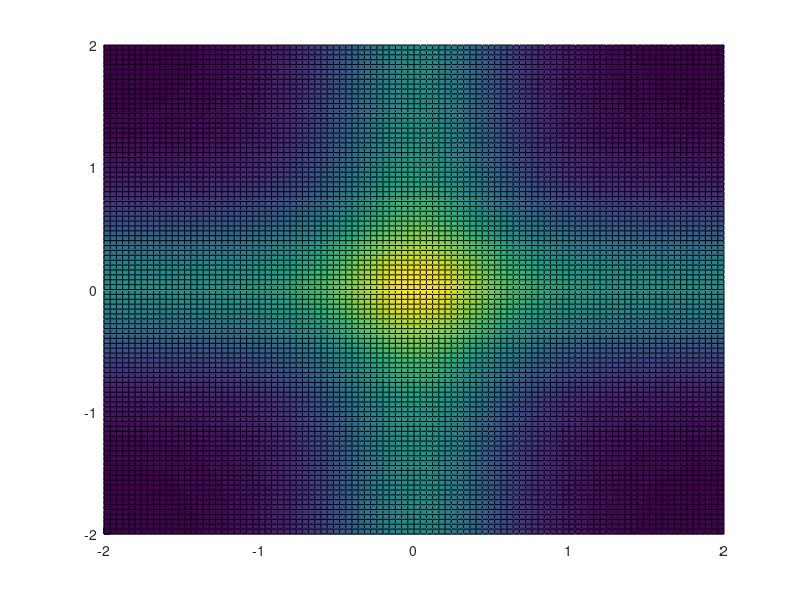

Recreate this plot in MATLAB. (Note: this script raises an error after producing the figure.)
% Determines the equivocation and mutual information on a transmission as a
% function of location

%   Works bit-by-bit rather than symbol-by-symbol
%   Treats each axis separately, but then they can be combined together
%   Results in cross-like shapes

% Process:
%    Generates four QPSK locations, then calculates the likelihood, then
%    probability, then equivocation, and finally the mutual information in
%    that order. Works bit-by-bit 

% See GUI_Bitwise.mlapp for examples

%% Set Up
close all;
clear;

sigmaSquared = .5;  % Sigma Squared ( = No/2)
G = 1;              % Channel Gain (H in the likelihood equation, but we are using H for equivocation)
epsilon = .5;       % Threshold used to determine whether or not a bit was erased
b = [1 -1];         % Real bit
c = [j -j];         % Imaginary bit

% Creates the QPSK symbol locations
a = [1+j -1+j -1-j 1-j];

for re = -50:50         % -50:50 creates a 101 x 101 grid
    for im = -50:50
        x(re+51,im+51) = (re/25) + (im/25)*j;
    end
end
real_x = real(x);
imag_x = imag(x);


    % Likelihood function for the real bit
fx_real = zeros(2, 101, 101);
fxSum_real = zeros(1, 101, 101);
for loop = 1:2
    fx_real(loop,:,:) = (1/(sqrt(2*pi*sigmaSquared)))*exp((-1/(2*sigmaSquared))*abs((x-G*b(loop)).^2));
    fxSum_real(1, :,:) = fxSum_real(1, :,:) + fx_real(loop,:,:);
end
fxSum_real = fxSum_real .* .5;

    % Likelihood function for the imaginary bit
fx_imag = zeros(2, 101, 101);
fxSum_imag = zeros(1, 101, 101);
for loop = 1:2
    fx_imag(loop,:,:) = (1/(sqrt(2*pi*sigmaSquared)))*exp((-1/(2*sigmaSquared))*abs((x-G*c(loop)).^2));
    fxSum_imag(1, :,:) = fxSum_imag(1, :,:) + fx_imag(loop,:,:);
end
fxSum_imag = fxSum_imag .* .5;


   % Probability for real bit 
p_b= zeros(2, 101, 101);
for n = 1:2
    p_b(n,:,:) = fx_real(n,:,:) ./ (2*fxSum_real(1,:,:));
end

    % Probability for imaginary bit
p_c= zeros(2, 101, 101);
for n = 1:2
    p_c(n,:,:) = fx_imag(n,:,:) ./ (2*fxSum_imag(1,:,:));
end


    % Equivocation for real part
H_real = zeros(101, 101);
sumOfProb_real = zeros(101, 101);
for xCoord = -50:50
    for yCoord = -50:50
        for loop = 1:2
            sumOfProb_real(xCoord+51,yCoord+51) = sumOfProb_real(xCoord+51,yCoord+51) + ...
                p_b(loop,xCoord+51,yCoord+51)*log2(p_b(loop,xCoord+51,yCoord+51));
        end
        H_real((xCoord+51), (yCoord+51)) = -(sumOfProb_real(xCoord+51, yCoord+51));
    end
end

    % Equivocation for imaginary part
H_imag = zeros(101, 101);
sumOfProb_imag = zeros(101, 101);
for xCoord = -50:50
    for yCoord = -50:50
        for loop = 1:2
            sumOfProb_imag(xCoord+51,yCoord+51) = sumOfProb_imag(xCoord+51,yCoord+51) + ...
                p_c(loop,xCoord+51,yCoord+51)*log2(p_c(loop,xCoord+51,yCoord+51));
        end
        H_imag((xCoord+51), (yCoord+51)) = -(sumOfProb_imag(xCoord+51, yCoord+51));
    end
end

   % Combined Equivocation
H = H_real + H_imag;


%% Plot Equivocation
figure();
hold on
plot(a,'o', 'MarkerFaceColor', 'white', 'Color', 'black'); % Need to fix where this plots on the z axis
% surface(real_x, imag_x, H_real);  % These two are used to leave as bits
% surface(real_x, imag_x, H_imag);
surface(real_x, imag_x, H);         % Used if summing the two together
title("\sigma^2 = " + string(sigmaSquared));
xlabel('In-Phase');
ylabel('Quadrature');
zlabel('H(X|z)');
view(45, 60);
colormap(jet);
hold off


%% Mutual Information 

I_real = 1 - H_real;
I_imag = 1 - H_imag;
I = I_real + I_imag;

% Assigns colors to show which areas would result in one erasure, two, etc.
C1(I_real<epsilon) = 0;
C1((I_real>=epsilon)) = 1;
C1 = reshape(C1,size(I_real));

C2(I_imag<epsilon) = 0;
C2((I_imag>=epsilon)) = 1;
C2 = reshape(C2,size(I_imag));

C = C1 + C2;

        % Raises QPSK points to the surface 
a_heights = [(I(76,76)+.01) (I(26,76)+.01) (I(26,26)+.01) (I(76,26)+.01)];

%%%%% Plot Mutual Information
figure();
hold on
plot3(real(a), imag(a), a_heights, 'o', 'MarkerFaceColor', 'white', 'Color', 'black');
%surface(real_x, imag_x, I_real,C1);
%surface(real_x, imag_x, I_imag,C2);
surface(real_x, imag_x, I,C);
xlabel('In-Phase');
ylabel('Quadrature');
zlabel('I(X^n;Z^n)');
view(45, 60);
colormap([0,1,0;1,0,0;0,0,1]);
% saveas(gcf,'BitInformationGraph','epsc');
hold off

%% Mutual Information - Contours
IMax = max(I_imag, I_real);

% figure()
% contour(IMax)
% title("Max(Bit1, Bit2)");
% 
% figure()
IMin = min(I_imag, I_real);
% contourf(IMin);
% title("Min(Bit1, Bit2)");

figure()
hold on 
contourf(IMin)
contour(IMax, '--')
title("Overlayed Max/Min Graph");
hold off


%% Bits Lost

bits_real = zeros(101,101);
for c = 1:101
    for d = 1:101
        if (I_real(c,d) < epsilon)  % Compares to a threshold 
            bits_real(c,d) = 1;
        else
            bits_real (c,d) = 0;
        end
    end
end


bits_imag = zeros(101,101);
for c = 1:101
    for d = 1:101
        if (I_imag(c,d) < epsilon)
            bits_imag(c,d) = 1;
        else
            bits_imag (c,d) = 0;
        end
    end
end

bits = bits_imag + bits_real;

figure();
hold on
plot(a,'o', 'MarkerFaceColor', 'white', 'Color', 'black'); % Need to fix where this plots on the z axis
% surface(real_x, imag_x, bits_real);
% surface(real_x, imag_x, bits_imag);
surface(real_x, imag_x, bits);
title("\sigma^2 = " + string(sigmaSquared));
xlabel('In-Phase');
ylabel('Quadrature');
zlabel('Bits');
view(45, 60);
colormap(jet);
